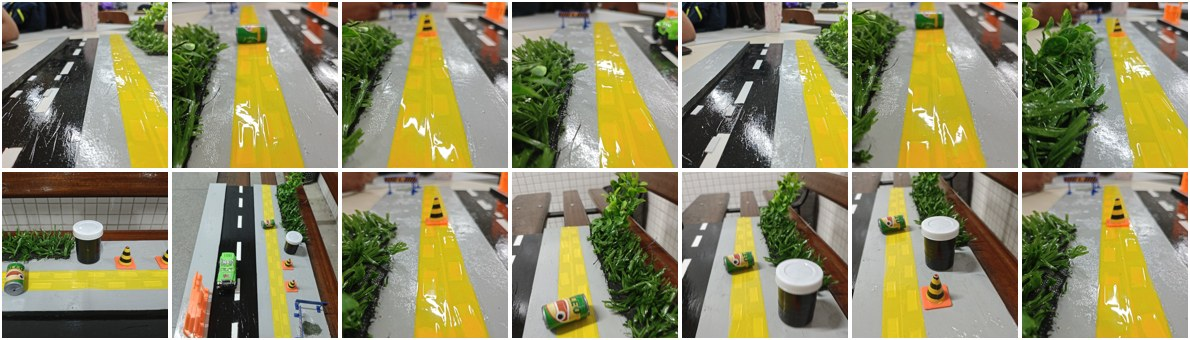
#> input picture ml/artefatos/exemplos_base.jpg, 1190 x 340 px
$ python -i 1_coleta_dados.py   (imports and definitions only)
#> lines starting #> are read from the running program, lines starting #| are printed output that depends on the picture; after the words box and inside, x2 and y2 are one past the last pixel; in counts of white or black regions, pixels touching at a corner belong together
#> further down, picture is the input picture: PIL image 1190x340 RGB; mean R, G, B 141.9, 138, 102.7
"""ETAPA 1 - COLETA DE DADOS"""

from __future__ import annotations

import argparse
import csv
import io
import shutil
import tarfile
import urllib.request
import zipfile
from collections import defaultdict
from concurrent.futures import ThreadPoolExecutor
from pathlib import Path

import numpy as np
from PIL import Image
from scipy import ndimage

SEED = 42
USER_AGENT = "projeto-academico-ia/1.0"
OI = "https://storage.googleapis.com/openimages"
OI_IMAGES = "https://s3.amazonaws.com/open-images-dataset"
CONE_TAR = "https://huggingface.co/datasets/Junhan0518/Traffic_Cone/resolve/main/cone_dataset.tar.gz"

BOX = "/m/025dyy"
PLACES_TAR = "https://data.csail.mit.edu/places/places365/val_256.tar"
PLACES_LIST = "https://data.csail.mit.edu/places/places365/filelist_places365-standard.tar"
PLACES_CATEGORIES = {
    "/a/alley", "/a/arcade", "/a/atrium/public", "/b/basement", "/b/boardwalk",
    "/c/corridor", "/c/courtyard", "/c/crosswalk", "/d/driveway", "/e/elevator_lobby",
    "/e/entrance_hall", "/f/forest_path", "/l/lobby",
    "/p/parking_garage/indoor", "/p/promenade",
}
REAL_PLACES_CATEGORIES = {
    "/s/street", "/p/plaza", "/p/patio", "/p/parking_lot", "/b/bus_station/indoor",
    "/s/subway_station/platform", "/t/train_station/platform", "/m/museum/indoor",
    "/l/library/indoor", "/o/office", "/l/living_room", "/k/kitchen", "/d/dining_room",
    "/c/classroom", "/w/waiting_room", "/s/storage_room", "/s/shopping_mall/indoor",
    "/s/supermarket", "/c/campus", "/p/playground",
}
OI_OBSTACLES = {
    "/m/025dyy": "caixa", "/m/02zn6n": "barril", "/m/0cvnqh": "banco", "/m/0199g": "bicicleta",
    "/m/01mzpv": "cadeira", "/m/02crq1": "sofa", "/m/01y9k5": "mesa", "/m/04bcr3": "mesa",
    "/m/01pns0": "hidrante", "/m/0fm3zh": "vaso", "/m/03fp41": "planta", "/m/015qbp": "parquimetro",
    "/m/01g317": "pessoa", "/m/01s55n": "mala", "/m/0bjyj5": "lixeira", "/m/0bt9lr": "cachorro",
}
TRAFFIC_CONE = "/m/03sy7v"
PER_OBSTACLE_CLASS = 90
SPLITS = {"validation": "val", "test": "test"}

REVISAO_EXCLUIR = {
    "cone": {"135", "2", "24", "25", "26", "4", "501", "57", "60", "65"},
    "caixa": {
        "21eac74cc306ee57_39c75455", "346cccdac97c2c50_7724495e", "35e80ba5130fe6fe_2bc6210c",
        "5c51474c5efecf0d_03b28c20", "5c51474c5efecf0d_568b0ffb", "5c51474c5efecf0d_9a19fc43",
        "90f57dad1ca73137_a3d7a82c", "90f57dad1ca73137_a6029d4d", "cba95582b3b15d63_700d46e0",
        "d2269508442873e0_5d007f67", "d2269508442873e0_68f8d192", "d2269508442873e0_92a506a0",
        "d2269508442873e0_a8336549", "d2269508442873e0_a9c1d45e", "d2269508442873e0_c3da14dc",
        "d2269508442873e0_e858bbf7", "d2269508442873e0_f5eb856a",
    },
}


# [29 lines left out: functions fetch, fetch_cached, shrink, not called in this run]


def tight_crop(rgba: Image.Image) -> Image.Image | None:
    bbox = rgba.getchannel("A").getbbox()
    return rgba.crop(bbox) if bbox else None


# [100 lines left out: functions save_clean, center_square, collect_backgrounds, collect_boxes, not called in this run]


def white_background_cutout(image: Image.Image) -> Image.Image | None:
    """Remove fundo branco (foto de produto) e devolve o cone em RGBA."""
    rgb = np.asarray(image.convert("RGB")).astype(np.int16)
    border = np.concatenate([rgb[0], rgb[-1], rgb[:, 0], rgb[:, -1]])
    if (border.min(axis=1) > 225).mean() < 0.92:
        return None
    near_white = (rgb.min(axis=2) > 215) & (rgb.max(axis=2) - rgb.min(axis=2) < 25)
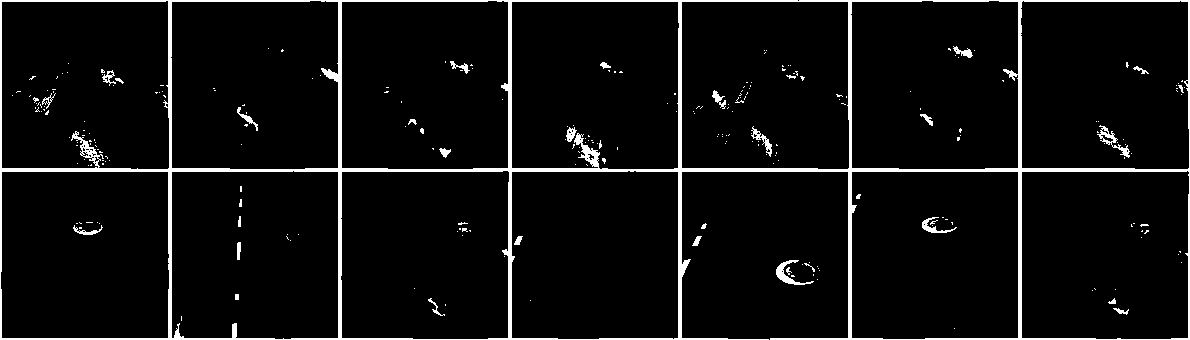
#> near_white: shape (340, 1190) bool; 5.4% white; 256 white regions (223 under 20 px), largest, box (x1, y1, x2, y2) and area: (0, 0, 1190, 340) 18943, (776, 260, 814, 285) 263, (1097, 125, 1130, 158) 247
    regions, _ = ndimage.label(near_white)
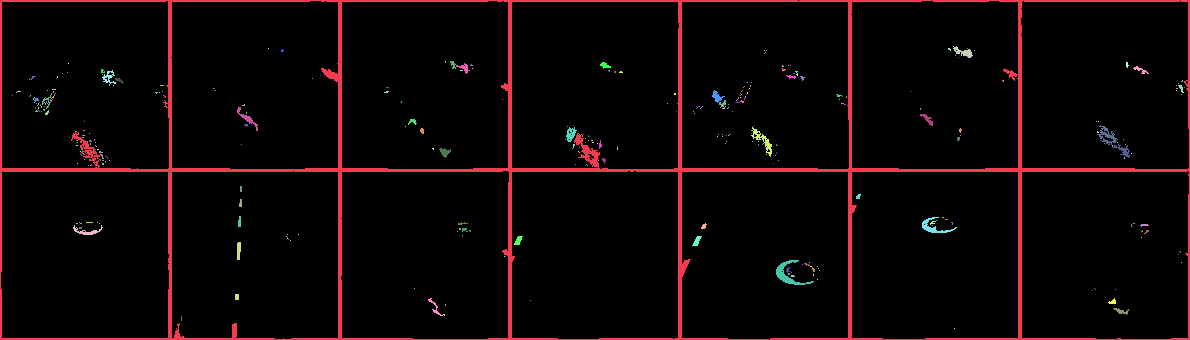
#> regions: shape (340, 1190) int32; 349 distinct labels, from 0 to 348; one colour per label, 0 black
    edge_ids = np.unique(np.concatenate([regions[0], regions[-1], regions[:, 0], regions[:, -1]]))
#> edge_ids = [0, 1]
    background = np.isin(regions, edge_ids[edge_ids > 0])
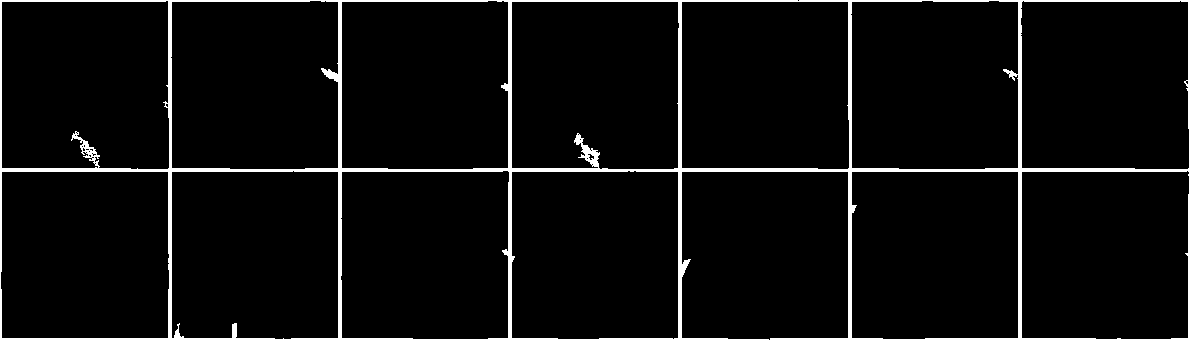
#> background: shape (340, 1190) bool; 4.7% white; 1 white region, box (x1, y1, x2, y2) and area: (0, 0, 1190, 340) 18915
    foreground = ndimage.binary_opening(~background, iterations=2)
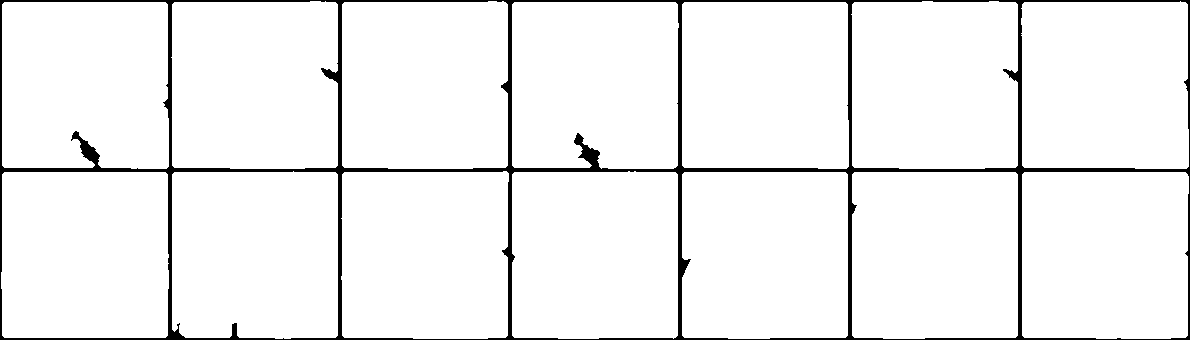
#> foreground: shape (340, 1190) bool; 95.2% white; 1 black region, box (x1, y1, x2, y2) and area: (0, 0, 1190, 340) 19356
    labels, count = ndimage.label(foreground)
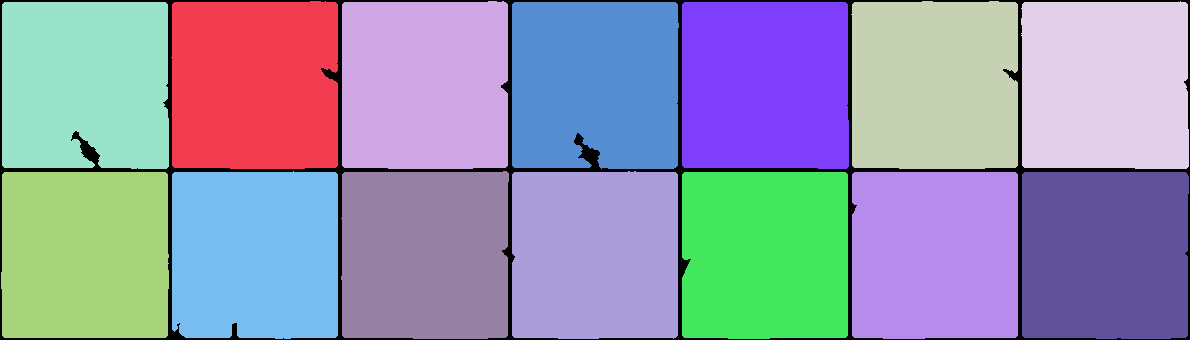
#> labels: shape (340, 1190) int32; 15 distinct labels, from 0 to 14; one colour per label, 0 black
#> count = 14
    if count == 0:
        return None
    sizes = np.bincount(labels.ravel())[1:]
#> sizes = [27503, 27592, 27559, 27624, 27246, 27243, 27622, 27404, 27606, 27575, 27585, 27505, 27556, 27624]
    keep = labels == (np.argmax(sizes) + 1)
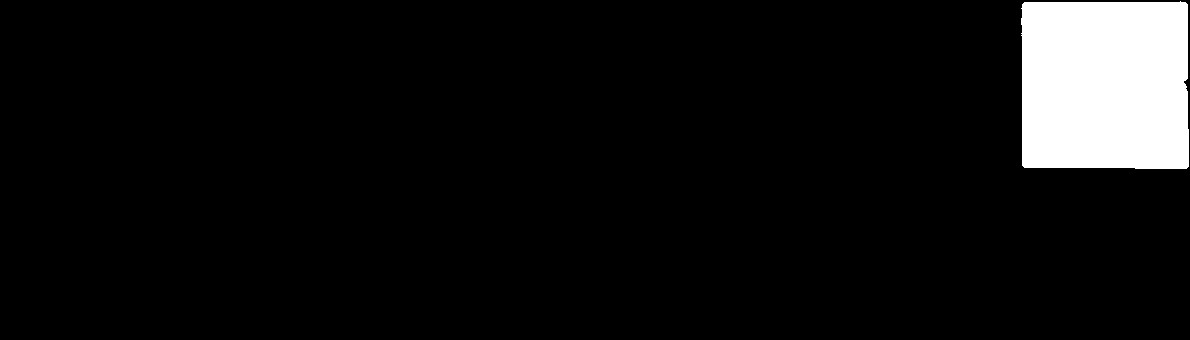
#> keep: shape (340, 1190) bool; 6.8% white; 1 white region, box (x1, y1, x2, y2) and area: (1021, 1, 1189, 169) 27624
    keep = ndimage.binary_fill_holes(keep)
    if keep.mean() < 0.05:
        return None
    hsv = np.asarray(image.convert("HSV")).astype(np.int16)
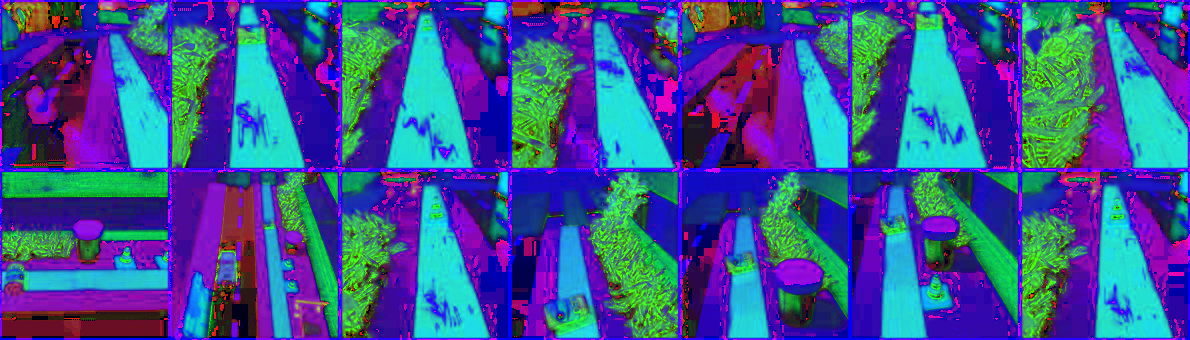
#> hsv: shape (340, 1190, 3) int16; mean R, G, B 61.3, 81.5, 147
    hue, sat = hsv[..., 0][keep], hsv[..., 1][keep]
    orange = (((hue < 25) | (hue > 240)) & (sat > 110)).mean()
#> orange = 0.0465
    if orange < 0.30:
        return None
    alpha = Image.fromarray((ndimage.gaussian_filter(keep.astype(float), 0.8) * 255).astype(np.uint8))
    rgba = image.convert("RGB")
    rgba.putalpha(alpha)
    return tight_crop(rgba)


# [111 lines left out: functions collect_cones, collect_real_photos, apply_review, main, not called in this run]

# [2 lines not run here, left out]

>>> from PIL import Image
>>> picture = Image.open('artefatos/exemplos_base.jpg')
>>> result = white_background_cutout(picture)

$ run again, on ml/artefatos/maquete_deteccao.jpg
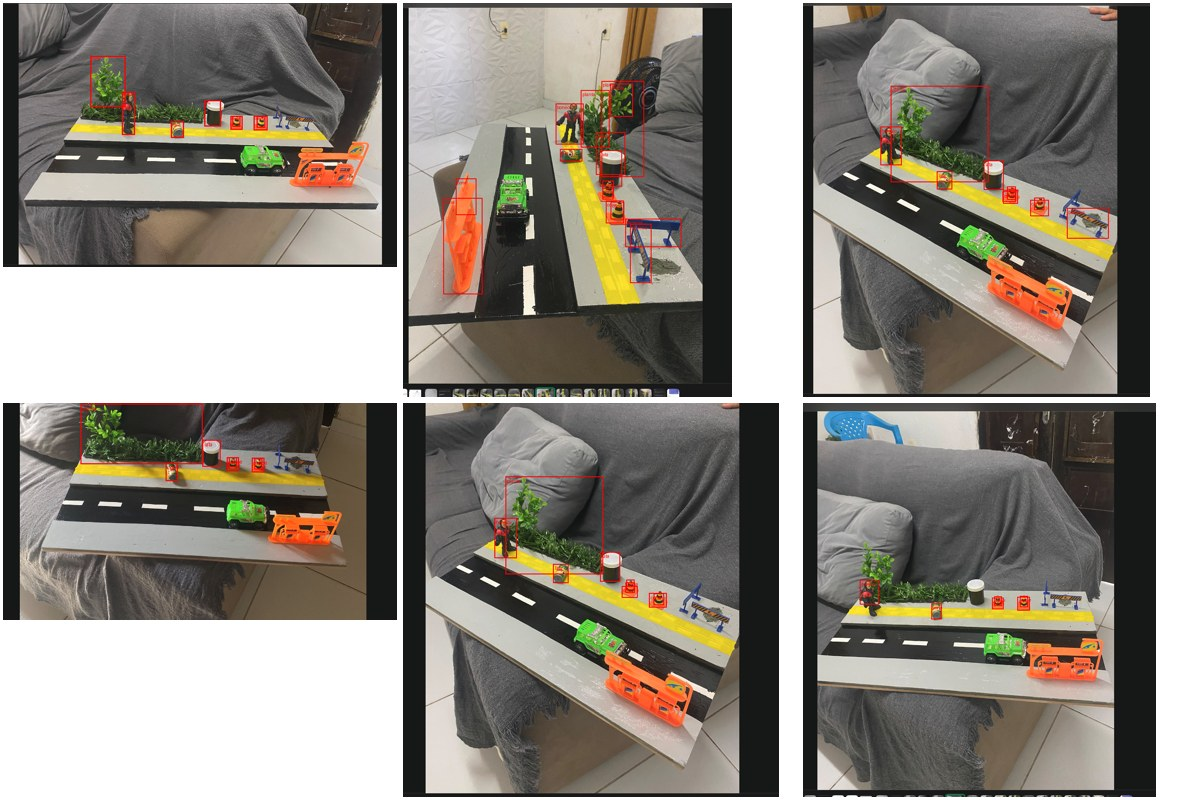
#> input picture ml/artefatos/maquete_deteccao.jpg, 1200 x 800 px
#> picture is the input picture: PIL image 1200x800 RGB; mean R, G, B 142.5, 137, 128.4
#> near_white: shape (800, 1200) bool; 23.1% white; 232 white regions (182 under 20 px), largest, box (x1, y1, x2, y2) and area: (0, 0, 1200, 800) 217136, (419, 19, 459, 56) 545, (814, 310, 851, 393) 208
#> regions: shape (800, 1200) int32; 304 distinct labels, from 0 to 303
#> edge_ids = [1]
#> background: shape (800, 1200) bool; 22.6% white; 1 white region, box (x1, y1, x2, y2) and area: (0, 0, 1200, 800) 217136
#> foreground: shape (800, 1200) bool; 77.4% white; 1 black region, box (x1, y1, x2, y2) and area: (0, 0, 1200, 800) 217253
#> in white_background_cutout, `labels, count = ndimage.label(foreground)`:
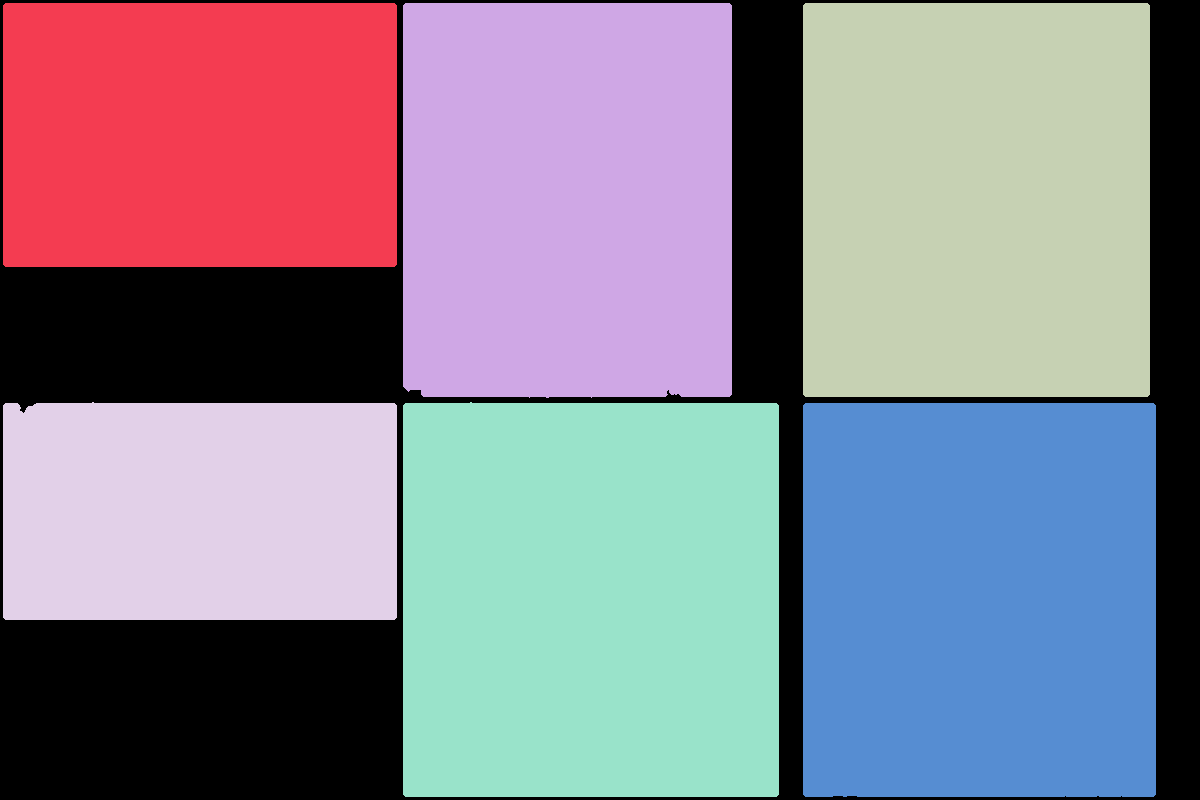
#> labels: shape (800, 1200) int32; 7 distinct labels, from 0 to 6; one colour per label, 0 black
#> count = 6
#> sizes = [104004, 129449, 136706, 85408, 148134, 139046]
#> keep: shape (800, 1200) bool; 15.4% white; 1 white region, box (x1, y1, x2, y2) and area: (403, 402, 779, 797) 148134
#> in white_background_cutout, `hsv = np.asarray(image.convert("HSV")).astype(np.int16)`:
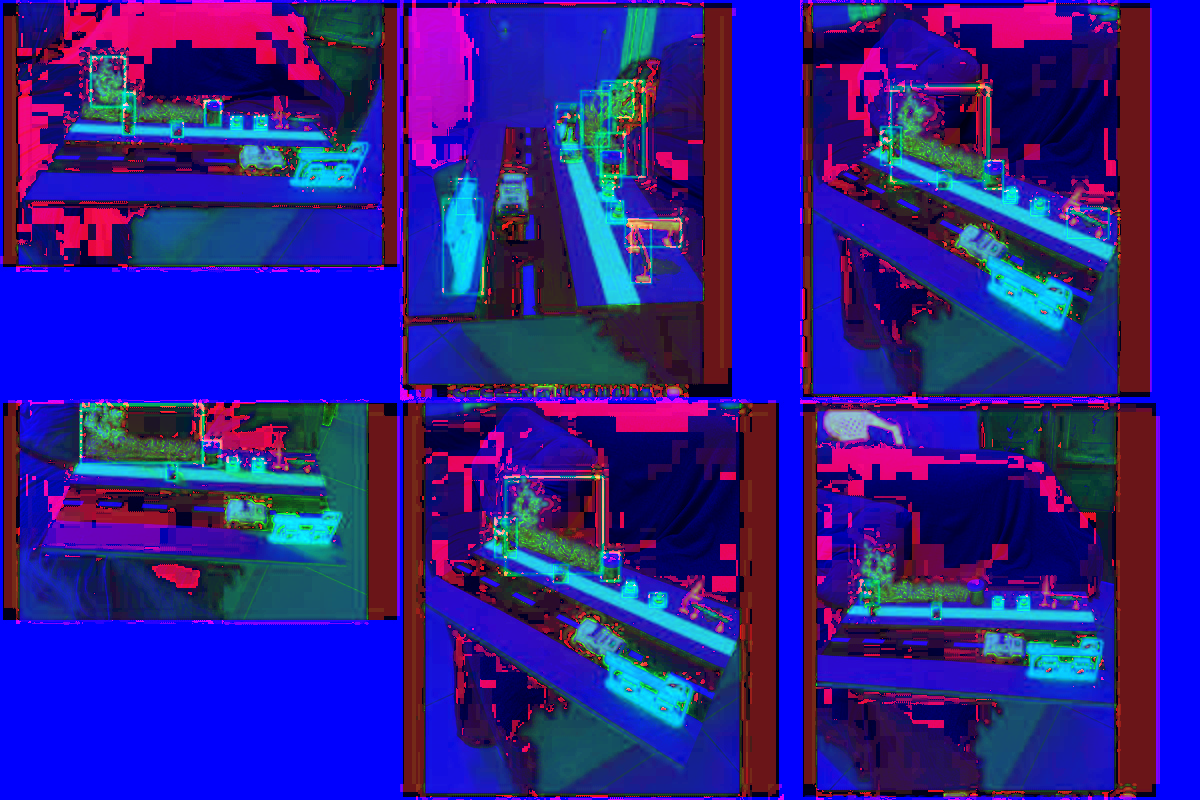
#> hsv: shape (800, 1200, 3) int16; mean R, G, B 44.4, 30.3, 143.9
#> orange = 0.0396
